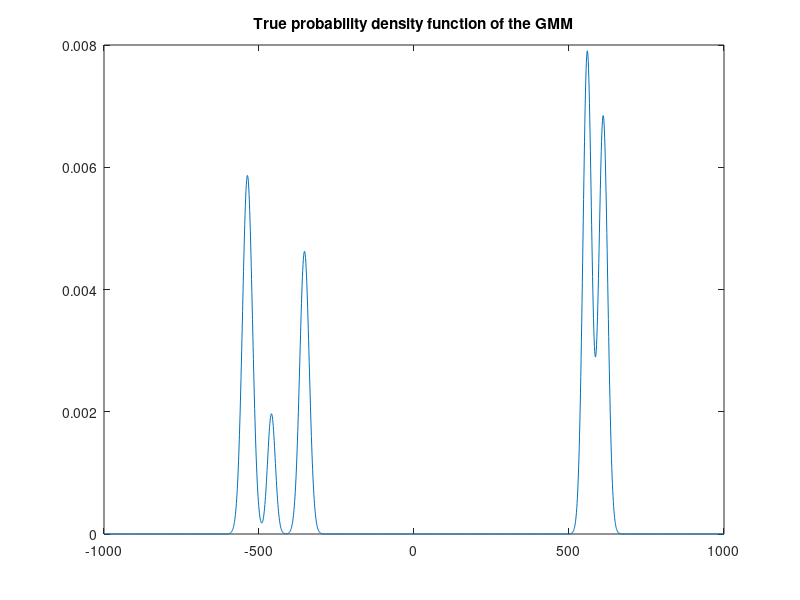
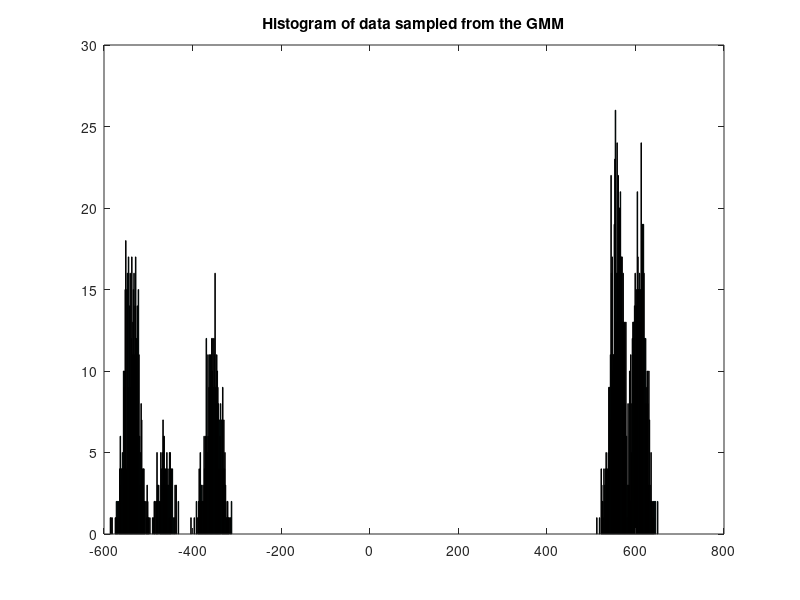

MATLAB code to generate these figures, in order:
data_range=[-1000,1000];
sigma_range=[100,300];
data_size=2000;
n_gaussians=5;

weights=rand(n_gaussians,1);
weights = weights./sum(weights);
means=zeros(n_gaussians,1);
sigmas=zeros(1,1,n_gaussians);
for i=1:n_gaussians
    means(i)=data_range(1)+(data_range(2)-data_range(1))*rand(1);
    sigmas(1,1,i)=sigma_range(1)+(sigma_range(2)-sigma_range(1))*rand(1);
end
gmm=gmdistribution(means,sigmas,weights);
X=(data_range(1):1:data_range(2)).';
Y=pdf(gmm,X);
figure(10),plot(X,Y); title('True probability density function of the GMM');

fileID = fopen('gmm.txt','w');
sampled_data = random(gmm,data_size);
for i=1:data_size
    fprintf(fileID,'%f\n',sampled_data(i));
end
fclose(fileID);
figure(20), hist(sampled_data,1000); title('Histogram of data sampled from the GMM');

% Print out the means/sigmas/weights for comparison
resFile = fopen('orig_ms.txt','w');
fprintf(resFile, 'MEANS\n');
for i=1:n_gaussians
    fprintf(resFile, '%f\n', means(i));
end
fprintf(resFile, '\nSIGMAS\n');
for i=1:n_gaussians
    fprintf(resFile, '%f\n', sigmas(1,1,i));
end
fprintf(resFile, '\nWEIGHTS\n');
for i=1:n_gaussians
    fprintf(resFile, '%f\n', weights(i));
end

